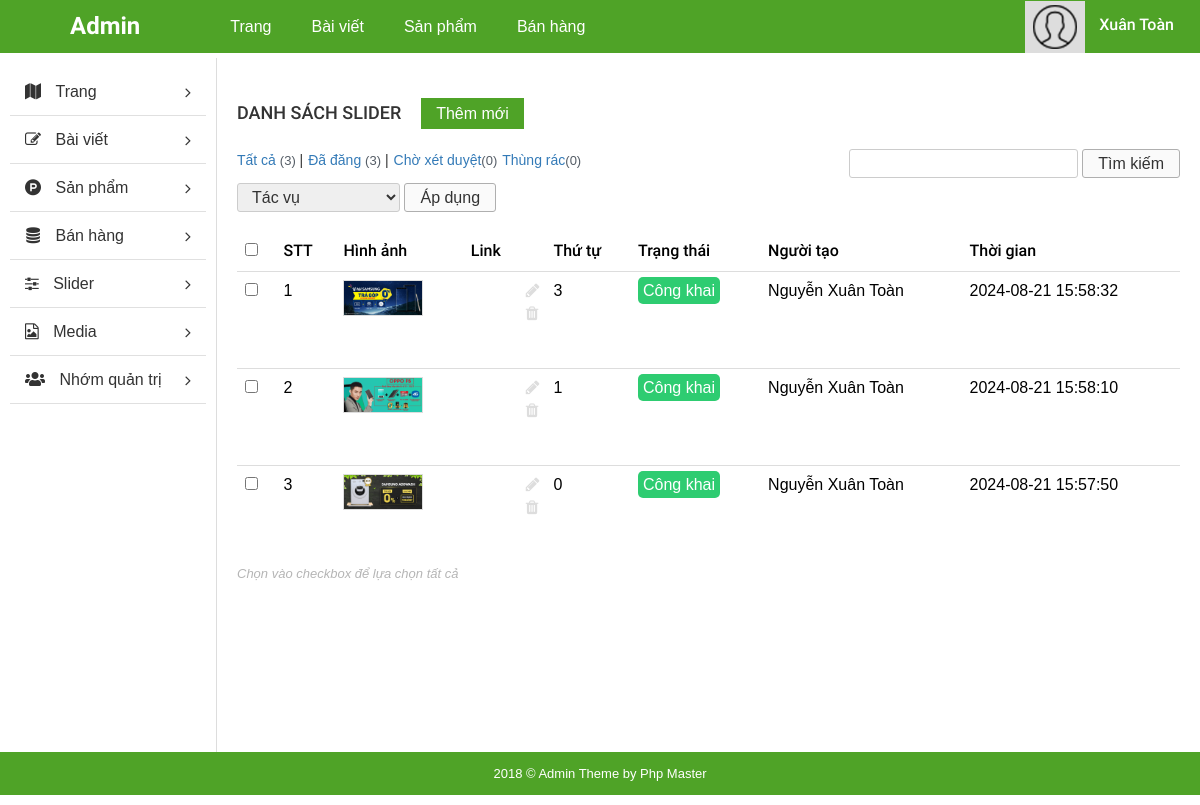
/admin/index.php?mod=sliders&action=index (signed in), run on the app's committed database.
### tables this page shows
CREATE TABLE `tbl_sliders` (
  `slider_id` int(11) NOT NULL,
  `image_id` int(11) NOT NULL,
  `slider_title` varchar(120) NOT NULL,
  `slider_desc` varchar(120) NOT NULL,
  `slider_url` text NOT NULL,
  `display_order` tinyint(4) NOT NULL,
  `slider_status` enum('public','pending','trash') NOT NULL DEFAULT 'pending',
  `user_id` int(11) NOT NULL,
  `created_at` timestamp NOT NULL DEFAULT current_timestamp(),
  `updated_at` timestamp NULL DEFAULT NULL
);

CREATE TABLE `tbl_images` (
  `image_id` int(11) NOT NULL,
  `image_url` varchar(100) DEFAULT NULL,
  `file_name` varchar(100) NOT NULL,
  `file_size` int(11) NOT NULL,
  `user_id` int(11) NOT NULL,
  `created_at` timestamp NOT NULL DEFAULT current_timestamp(),
  `updated_at` timestamp NULL DEFAULT NULL
);

CREATE TABLE `tbl_users` (
  `user_id` int(11) NOT NULL,
  `username` varchar(100) NOT NULL,
  `fullname` varchar(100) NOT NULL,
  `email` varchar(100) NOT NULL,
  `password` varchar(40) NOT NULL,
  `is_active` enum('0','1') NOT NULL DEFAULT '0',
  `active_token` varchar(40) NOT NULL,
  `created_at` timestamp NOT NULL DEFAULT current_timestamp(),
  `updated_at` timestamp NULL DEFAULT NULL,
  `tel` varchar(10) DEFAULT NULL,
  `address` varchar(100) DEFAULT NULL,
  `status` enum('active','inactive','banned') NOT NULL DEFAULT 'active',
  `last_login_time` timestamp NULL DEFAULT NULL,
  `last_login_ip` varchar(45) DEFAULT NULL
);

### admin/libraries/database.php (called while the page is built, shortened)
<?php
function db_query($query_string) {
    global $conn;
    try {
        $result = mysqli_query($conn, $query_string);
        return $result;
    } catch (Exception $e) {
        db_sql_error('Query Error: ' . $e->getMessage(), $query_string);
    }
}
function db_fetch_row($query_string) {
    $mysqli_result = db_query($query_string);
    $result = mysqli_fetch_assoc($mysqli_result);
    return $result;
}
function db_fetch_array($query_string) {
    $result = array();
    $mysqli_result = db_query($query_string);
    while ($row = mysqli_fetch_assoc($mysqli_result)) {
        $result[] = $row;
    }
    return $result;
}
function db_num_rows($query_string) {
    $mysqli_result = db_query($query_string);
	return mysqli_num_rows($mysqli_result);
}

### admin/modules/sliders/controllers/indexController.php (called while the page is built, shortened)
<?php
function indexAction()
{
    $num_slider = db_num_rows("SELECT * FROM `tbl_sliders`");
    $num_active = db_num_rows("SELECT * FROM `tbl_sliders` WHERE `slider_status` = 'public'");
    $num_pending = db_num_rows("SELECT * FROM `tbl_sliders` WHERE `slider_status` = 'pending'");
    $num_trash = db_num_rows("SELECT * FROM `tbl_sliders` WHERE `slider_status` = 'trash'");
    $query = isset($_GET['s']) ? $_GET['s'] : "";
    $status = isset($_GET['status']) ? $_GET['status'] : "all";
    $page = isset($_GET['page']) ? (int) $_GET['page'] : 1;
    if ($status == "all") {
        $result = db_fetch_array("SELECT * FROM `tbl_sliders` ORDER BY `slider_id` DESC");
        $num_rows = db_num_rows("SELECT * FROM `tbl_sliders`");
    } else {
        $result = db_fetch_array("SELECT * FROM `tbl_sliders` WHERE `slider_status` = '{$status}' ORDER BY `slider_id` DESC");
        $num_rows = db_num_rows("SELECT * FROM `tbl_sliders` WHERE `slider_status` = '{$status}' ORDER BY `slider_id` DESC");
    }
    $num_per_page = 20;
    $total_row = $num_rows;
    $num_page = ceil($total_row / $num_per_page);
    $start = ($page - 1) * $num_per_page;
    if ($status == 'all') {
        $result = get_pages($start, $num_per_page);
    } else {
        $result = get_pages($start, $num_per_page, " WHERE `slider_status` = '{$status}'");
    }
    $data['num_slider'] = $num_slider;
    $data['num_active'] = $num_active;
    $data['num_pending'] = $num_pending;
    $data['num_trash'] = $num_trash;
    $data['result'] = $result;
    $data['query'] = $query;
    $data['num_page'] = $num_page;
    $data['page'] = $page;
    $data['status'] = $status;
    load_view("index", $data);
}

### admin/core/router.php (called while the page is built, shortened)
<?php
$action_name = get_action().'Action';
call_function(array('construct', $action_name));

### admin/core/appload.php (called while the page is built, shortened)
<?php
require CONFIGPATH . DIRECTORY_SEPARATOR . 'database.php';
require LIBPATH . DIRECTORY_SEPARATOR . 'database.php';
require COREPATH . DIRECTORY_SEPARATOR . 'base.php';
require COREPATH . DIRECTORY_SEPARATOR . 'router.php';

### admin/index.php (called while the page is built, shortened)
<?php
require COREPATH.DIRECTORY_SEPARATOR.'appload.php';

### admin/helper/users.php (called while the page is built, shortened)
<?php
function user_login()
{
    if (!empty($_SESSION['user_login'])) {
        return $_SESSION['user_login'];
    }
    return false;
}
?>

### admin/modules/sliders/views/indexView.php (the view, shortened to what this page needs)
<div id="main-content-wp" class="list-product-page list-slider">
    <div class="wrap clearfix">
        <div id="content" class="fl-right">
            <div class="section" id="title-page">
                <div class="clearfix">
                    <h3 id="index" class="fl-left">Danh sách slider</h3>
                    <a href="?mod=sliders&action=create" title="" id="add-new" class="fl-left">Thêm mới</a>
                </div>
            </div>
            <div class="section" id="detail-page">
                <div class="section-detail">
                    <div class="filter-wp clearfix">
                        <ul class="post-status fl-left">
                            <li><a href="?mod=sliders&action=index&status=all<?php check_query($query); ?>">Tất cả <span
                                        class="count">(<?php echo $num_slider ?>)</span></a> |</li>
                            <li><a href="?mod=sliders&action=index&status=public<?php check_query($query); ?>">Đã đăng
                                    <span class="count">(<?php echo $num_active ?>)</span></a> |</li>
                            <li><a href="?mod=sliders&action=index&status=pending<?php check_query($query); ?>">Chờ xét
                                    duyệt<span class="count">(<?php echo $num_pending ?>)</span></a></li>
                            <li><a href="?mod=sliders&action=index&status=trash<?php check_query($query); ?>">Thùng
                                    rác<span class="count">(<?php echo $num_trash ?>)</span></a></li>
                        </ul>
                        <form method="GET" class="form-s fl-right">
                            <input type="text" name="s" id="s">
                            <input type="submit" name="sm_s" value="Tìm kiếm">
                        </form>
                    </div>
                    <form method="POST" action="?mod=sliders&action=updateStatus" class="form-actions">
                        <div class="actions">
                            <select name="actions">
                                <option value="">Tác vụ</option>
                            </select>
                            <input type="submit" name="sm_action" value="Áp dụng">
                        </div>
                        <div class="table-responsive">
                            <table class="table list-table-wp">
                                <thead>
                                    <tr>
                                        <td><input type="checkbox" name="checkAll" id="checkAll"></td>
                                        <td><span class="thead-text">STT</span></td>
                                        <td><span class="thead-text">Hình ảnh</span></td>
                                        <td><span class="thead-text">Link</span></td>
                                        <td><span class="thead-text">Thứ tự</span></td>
                                        <td><span class="thead-text">Trạng thái</span></td>
                                        <td><span class="thead-text">Người tạo</span></td>
                                        <td><span class="thead-text">Thời gian</span></td>
                                    </tr>
                                </thead>
                                <tbody>
                                    <?php
                                    if (isset($data['result'])) {
                                        $temp = 0;
                                        foreach ($data['result'] as $result => $v) {
                                            $temp++;
                                            ?>
                                            <tr>
                                                <td><input type="checkbox" name="checkItem[<?php echo $v['slider_id']; ?>]"
                                                        class="checkItem"></td>
                                                <td><span class="tbody-text"><?php echo $temp; ?></h3></span>
                                                <td>
                                                    <div class="tbody-thumb">
                                                        <img src="../public/images/<?php echo get_images($v['image_id']); ?>"
                                                            alt="">
                                                    </div>
                                                </td>
                                                <td class="clearfix">
                                                    <ul class="list-operation fl-right">
                                                        <li><a href="?mod=sliders&action=update&slider_id=<?php echo $v['slider_id']; ?>"
                                                                title="Sửa" class="edit"><i class="fa fa-pencil"
                                                                    aria-hidden="true"></i></a></li>
                                                        <li><a href="?mod=sliders&action=delete&slider_id=<?php echo $v['slider_id']; ?>"
                                                                title="Xóa" class="delete"><i class="fa fa-trash"
                                                                    aria-hidden="true"></i></a></li>
                                                    </ul>
                                                </td>
                                                <td><span class="tbody-text"><?php echo $v['display_order']; ?></span></td>
                                                <td><span
                                                        class="tbody-text <?php echo $v['slider_status']; ?>"><?php get_status_name($v['slider_status']); ?></span>
                                                </td>
                                                <td><span class="tbody-text"><?php echo get_user($v['user_id']); ?></span></td>
                                                <td><span class="tbody-text"><?php echo $v['created_at']; ?></span></td>
                                            </tr>
                                            <?php
                                        }
                                    } else {
                                        echo "kk";
                                    }
                                    ?>
                                </tbody>
                            </table>
                        </div>
                    </form>
                </div>
            </div>
            <div class="section" id="paging-wp">
                <div class="section-detail clearfix">
                    <p id="desc" class="fl-left">Chọn vào checkbox để lựa chọn tất cả</p>
                </div>
            </div>
        </div>
    </div>
</div>

### admin/core/base.php (shortened to what this page needs)
<?php
function get_module() {
    global $config;
    $module = isset($_GET['mod']) ? $_GET['mod'] : $config['default_module'];
    return $module;
}
function call_function($list_function = array()) {
    if (is_array($list_function)) {
        foreach ($list_function as $f) {
            if (function_exists($f())) {
                $f();
            }
        }
    }
}
function load_view($name, $data_send = array()) {
    $data = $data_send;
    $path = MODULESPATH . DIRECTORY_SEPARATOR . get_module() . DIRECTORY_SEPARATOR . 'views' . DIRECTORY_SEPARATOR . $name . 'View.php';
    if (file_exists($path)) {
        require $path;
    } else {
        echo "Không tìm thấy {$path}";
    }
}
function get_header($name = '') {
    global $data;
    if (empty($name)) {
        $name = 'header';
    } else {
        $name = "header-{$name}";
    }
    $path = LAYOUTPATH . DIRECTORY_SEPARATOR . $name . '.php';
    if (file_exists($path)) {
        if (is_array($data)) {
            foreach ($data as $key => $a) {
                $$key = $a;
            }
        }
        require $path;
    } else {
        echo "Không tìm thấy {$path}";
    }
}
function get_footer($name = '') {
    global $data;
    if (empty($name)) {
        $name = 'footer';
    } else {
        $name = "footer-{$name}";
    }
    $path = LAYOUTPATH . DIRECTORY_SEPARATOR . $name . '.php';
    if (file_exists($path)) {
        if (is_array($data)) {
            foreach ($data as $key => $a) {
                $$key = $a;
            }
        }
        require $path;
    } else {
        echo "Không tìm thấy {$path}";
    }
}
function get_sidebar($name = '') {
    global $data;
    if (empty($name)) {
        $name = 'sidebar';
    } else {
        $name = "sidebar-{$name}";
    }
    $path = LAYOUTPATH . DIRECTORY_SEPARATOR . $name . '.php';
    if (file_exists($path)) {
        if (is_array($data)) {
            foreach ($data as $key => $a) {
                $$key = $a;
            }
        }
        require $path;
    } else {
        echo "Không tìm thấy {$path}";
    }
}
?>

### admin/modules/sliders/models/indexModel.php (shortened to what this page needs)
<?php
function get_images($image_id)
{
    $result = db_fetch_row("SELECT * FROM `tbl_images` WHERE `image_id` = '{$image_id}'");
    return $result['file_name'];
}
function get_user($user_id)
{
    $result = db_fetch_row("SELECT * FROM `tbl_users` WHERE `user_id` = '{$user_id}'");
    if ($result) {
        return $result['fullname'];
    }
}
function get_status_name($status)
{
    if ($status == 'public') {
        echo 'Công khai';
    } else if ($status == 'pending') {
        echo 'Chờ duyệt';
    } else if ($status == 'trash') {
        echo 'Thùng rác';
    }
}
function get_pages($start = 1, $num_per_page = 10, $where = "")
{
    $list_sliders = db_fetch_array("SELECT * FROM `tbl_sliders` {$where} ORDER BY `slider_id` DESC LIMIT {$start}, {$num_per_page}");
    return $list_sliders;
}
function check_query($query)
{
    if (!empty($query)) {
        echo '&s=' . urlencode($query);
    }
}

### data on the page
tbl_sliders: slider_status "public" (drawn), image.file_name (picture), display_order "3", user.fullname "Nguyễn Xuân Toàn", created_at "2024-08-21 15:58:32"
tbl_sliders: image.file_name (picture), display_order "1", slider_status "Công khai", user.fullname "Nguyễn Xuân Toàn", created_at "2024-08-21 15:58:10"
tbl_sliders: image.file_name (picture), display_order "0", slider_status "Công khai", user.fullname "Nguyễn Xuân Toàn", created_at "2024-08-21 15:57:50"

### other printed values
$num_slider "3"
$num_active "3"
$num_pending "0"
$num_trash "0"
